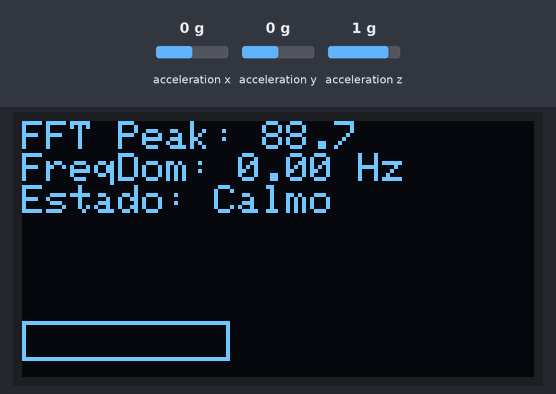
The sketch below on a simulated ESP32. Shown: 128×64 one-colour display. Wiring (inferred from the names in the program): MPU-6050 motion sensor at I2C address 0x68. The inputs (shaded band) are chosen by the test bench; at power-on: acceleration x 0 g, acceleration y 0 g, acceleration z 1 g. WiFi joins after 1.5 s; servers stay silent unless stated; no MQTT or app messages arrive unless stated; what the sketch prints to the serial monitor is not drawn.

Above: at 5.7 s.
5.8 s: acceleration x set to -1.4 g
At 8.6 s:
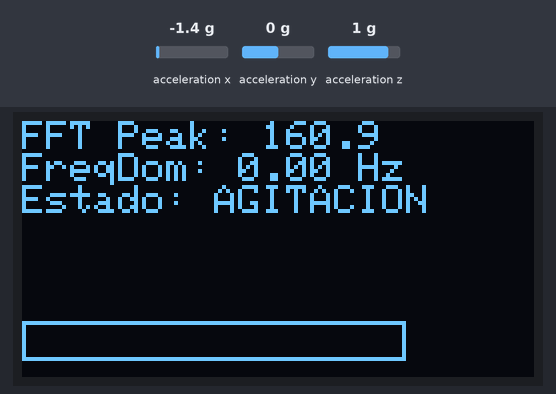
8.8 s: acceleration y set to -1.4 g
At 11.0 s:
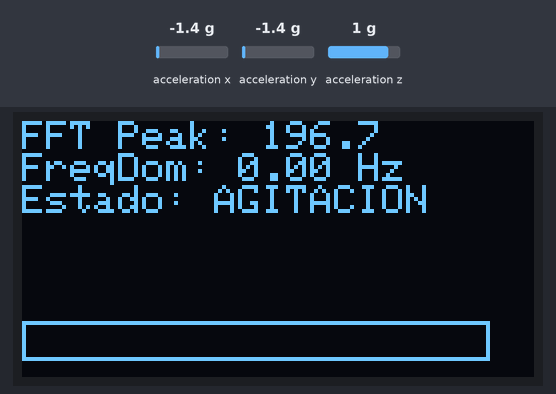
11.8 s: acceleration z set to -1.4 g
At 14.4 s:
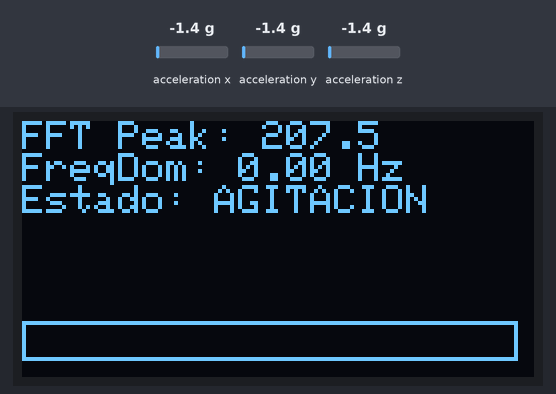
14.7 s: acceleration x set to -0.8 g
At 16.7 s:
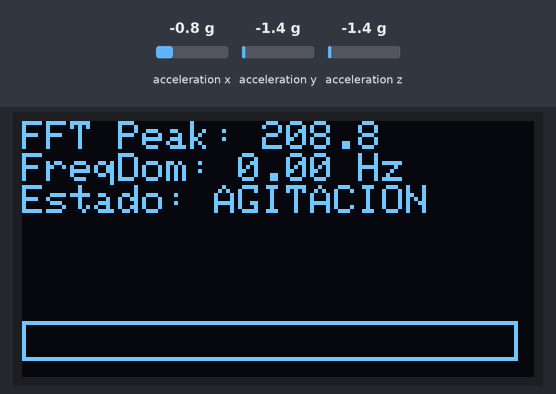
17.4 s: acceleration y set to -0.8 g
At 19.0 s:
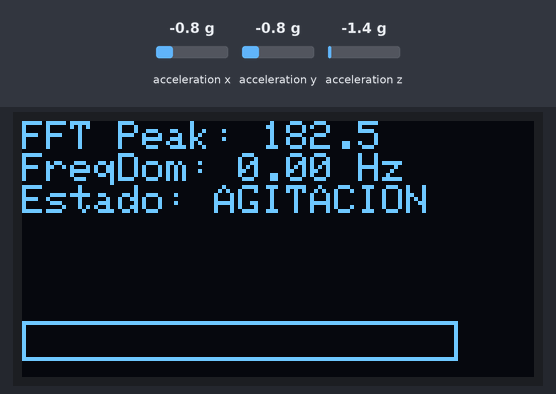
Timing chart, 0 to 20.5 s (numbered marks = the images above; inputs shaded):
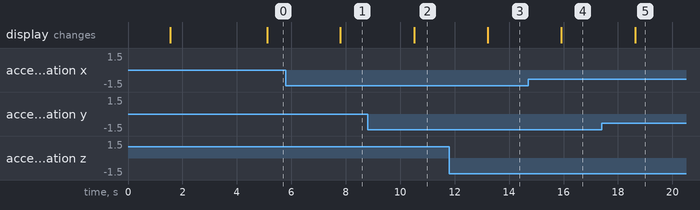

Measured:
- after the input at 5.8 s, the display: changes after 2.0 s (image 1)
- after the input at 8.8 s, the display: changes after 1.7 s (image 2)
- after the input at 11.8 s, the display: changes after 1.4 s (image 3)
- after the input at 14.7 s, the display: changes after 1.2 s (image 4)
- after the input at 17.4 s, the display: changes after 1.2 s (image 5)

The sketch:

mqtt.ino
```cpp
#include <WiFi.h>
#include <PubSubClient.h>
#include <Wire.h>
#include <Adafruit_GFX.h>
#include <Adafruit_SSD1306.h>
#include "arduinoFFT.h"

// ===========================================================
// =============== CONFIGURACIÓN DEL USUARIO =================
// ===========================================================

#define WIFI_SSID       "REHF-2.4G"
#define WIFI_PASS       "tontosYtorpes291"

#define MQTT_SERVER     "192.168.200.72"
#define MQTT_PORT       1883
#define MQTT_CHANNEL    "WkVYWBhdmvFlzevMCmhR/sismico/modulo"

#define MERIDIANO       -77.0428   // Lima Perú
#define PARALELO        -12.0464

#define UMBRAL_PEAK     120         // Solo publicar si peak supera
#define I2C_SDA         21
#define I2C_SCL         22

// ===========================================================
// ================= CONFIG CONSTANTES ========================
// ===========================================================

#define MPU_ADDR1 0x68
#define OLED_ADDR 0x3C
#define OLED_WIDTH 128
#define OLED_HEIGHT 64
#define OLED_RESET -1

const float ACCEL_SCALE = 16384.0;
#define N_SAMPLES 128
#define SAMPLE_RATE 50
#define SENS_FFT 3.0

// ===========================================================
// ======================== OBJETOS ===========================
// ===========================================================

Adafruit_SSD1306 display(OLED_WIDTH, OLED_HEIGHT, &Wire, OLED_RESET);

double vReal[N_SAMPLES];
double vImag[N_SAMPLES];
ArduinoFFT<double> FFT(vReal, vImag, N_SAMPLES, SAMPLE_RATE);

WiFiClient espClient;
PubSubClient mqtt(espClient);

// ===========================================================
// ==================== FUNCIONES ============================
// ===========================================================

void wifiConnect() {
  Serial.print("Conectando a WiFi...");
  WiFi.begin(WIFI_SSID, WIFI_PASS);

  while (WiFi.status() != WL_CONNECTED) {
    delay(300);
    Serial.print(".");
  }

  Serial.println("\nWiFi conectado!");
  Serial.print("IP: ");
  Serial.println(WiFi.localIP());
}

void mqttReconnect() {
  while (!mqtt.connected()) {
    Serial.print("Conectando al broker MQTT...");
    if (mqtt.connect("ESP32_SISMICO")) {
      Serial.println(" OK");
    } else {
      Serial.print(" ERROR. rc=");
      Serial.println(mqtt.state());
      delay(1500);
    }
  }
}

void readAccel(float &a) {
  Wire.beginTransmission(MPU_ADDR1);
  Wire.write(0x3B);
  Wire.endTransmission(false);
  Wire.requestFrom(MPU_ADDR1, 6);

  int16_t ax = (Wire.read() << 8 | Wire.read());
  int16_t ay = (Wire.read() << 8 | Wire.read());
  int16_t az = (Wire.read() << 8 | Wire.read());

  a = sqrt(pow(ax / ACCEL_SCALE, 2) + pow(ay / ACCEL_SCALE, 2) + pow(az / ACCEL_SCALE, 2));
}

// ===========================================================
// ======================= SETUP =============================
// ===========================================================

void setup() {
  Serial.begin(115200);

  // WiFi + MQTT
  wifiConnect();
  mqtt.setServer(MQTT_SERVER, MQTT_PORT);

  Wire.begin(I2C_SDA, I2C_SCL);
  Wire.setClock(400000);

  // OLED
  display.begin(SSD1306_SWITCHCAPVCC, OLED_ADDR);
  display.clearDisplay();
  display.setTextColor(SSD1306_WHITE);
  display.println("FFT SISMICO READY");
  display.display();
  delay(800);

  // Activar MPU6050
  Wire.beginTransmission(MPU_ADDR1);
  Wire.write(0x6B);
  Wire.write(0x00);
  Wire.endTransmission();
}

// ===========================================================
// ======================== LOOP =============================
// ===========================================================

void loop() {

  if (!mqtt.connected()) mqttReconnect();
  mqtt.loop();

  // CAPTURA DE 128 MUESTRAS
  for (int i = 0; i < N_SAMPLES; i++) {
    float A;
    readAccel(A);
    vReal[i] = A;
    vImag[i] = 0;
    unsigned long t0 = micros();
    while (micros() - t0 < 20000);  // 20ms → 50Hz
  }

  // FFT
  FFT.windowing(vReal, N_SAMPLES, FFT_WIN_TYP_HAMMING, FFT_FORWARD);
  FFT.compute(vReal, vImag, N_SAMPLES, FFT_FORWARD);
  FFT.complexToMagnitude(vReal, vImag, N_SAMPLES);

  // Peak máximo
  double peak = 0;
  int index = 0;

  for (int i = 1; i < N_SAMPLES / 2; i++) {
    if (vReal[i] * SENS_FFT > peak) {
      peak = vReal[i] * SENS_FFT;
      index = i;
    }
  }

  float freq = (index * SAMPLE_RATE / N_SAMPLES);
  bool movimiento = (peak > UMBRAL_PEAK);

  // OLED
  display.clearDisplay();
  display.setCursor(0, 0);

  display.printf("FFT Peak: %.1f\n", peak);
  display.printf("FreqDom: %.2f Hz\n", freq);
  display.print("Estado: ");
  display.println(movimiento ? "AGITACION" : "Calmo");

  display.drawRect(0, 50, (int)map(peak, 0, 200, 0, 120), 10, SSD1306_WHITE);
  display.display();

  // Serial
  Serial.printf("\nPico FFT: %.2f | Freq=%.2fHz | %s\n",
                peak, freq, movimiento ? "AGITACION DETECTADA" : "NORMAL");

  // =======================================================
  // =============== PUBLICAR SOLO SI UMBRAL ===============
  // =======================================================

  if (movimiento) {

    unsigned long timestamp = millis();

    // Crear JSON
    String json = "{";
    json += "\"peak\":" + String(peak, 2) + ",";
    json += "\"timestamp\":" + String(timestamp) + ",";
    json += "\"meridiano\":" + String(MERIDIANO, 4) + ",";
    json += "\"paralelo\":" + String(PARALELO, 4);
    json += "}";

    mqtt.publish(MQTT_CHANNEL, json.c_str());

    Serial.println("📡 Publicado MQTT:");
    Serial.println(json);
  }
}
```
